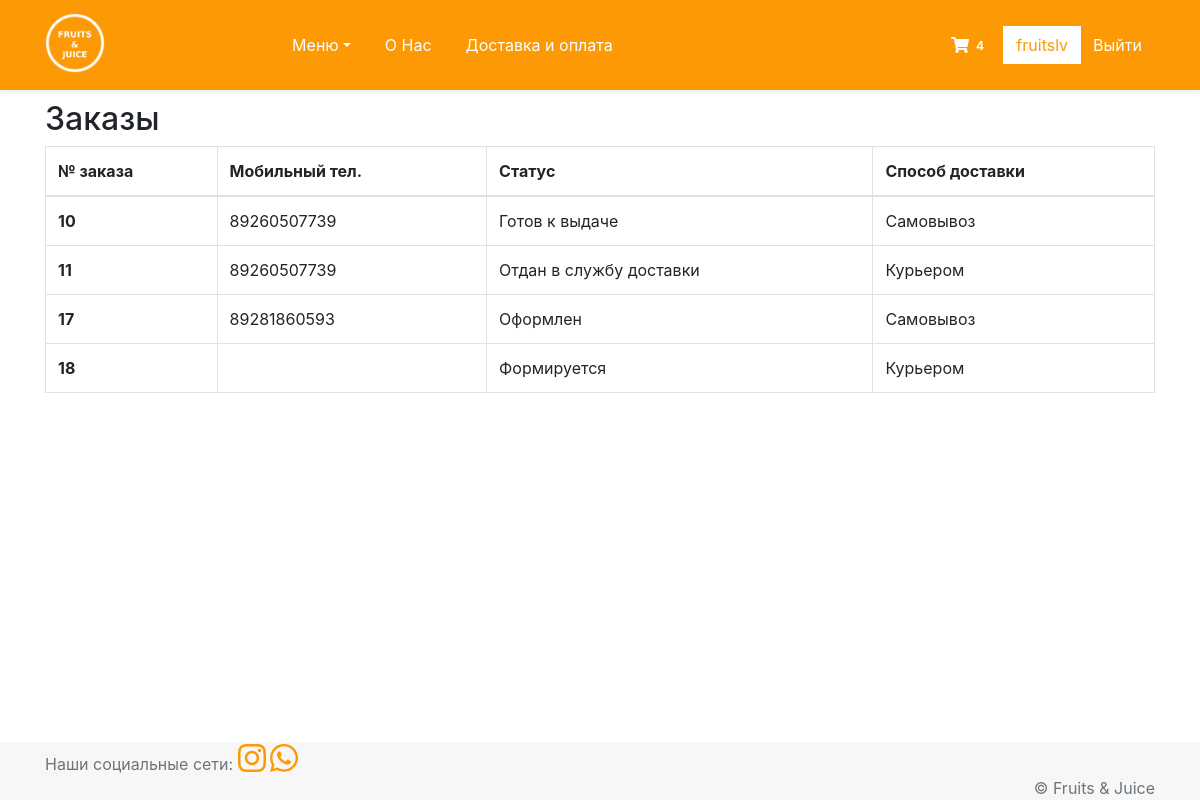
Page /profile/ (signed in) on the committed database.
### fruitsandjuice/models.py (models this page shows, shortened)
class Order(models.Model):
    user_name = models.ForeignKey(User, on_delete=models.CASCADE)
    mobile = models.CharField(verbose_name='Моб. телефон', max_length=25)
    payment_method = models.CharField(verbose_name=('Способ оплаты'),
                                      max_length=3,
                                      choices=[(item.name, item.value) for item in PaymentMethodChoice],
                                      default=PaymentMethodChoice.CH.name)
    delivery_method = models.CharField(verbose_name=('Способ доставки'),
                                       max_length=3,
                                       choices=[(item.name, item.value) for item in DeliveryMethodChoice],
                                       default=DeliveryMethodChoice.CR.name)
    adress = models.CharField(verbose_name=('Адрес'), max_length=50, null=True, blank=True)
    status = models.CharField(verbose_name=('Статус'),
                              max_length=3,
                              choices=[(item.name, item.value) for item in StatusChoice],
                              default=StatusChoice.FM.name)
    class Meta:
        verbose_name = 'Заказ'
        verbose_name_plural = 'Заказы'

### fruitsandjuice/views.py (the view)
# urls.py: path('profile/', ProfileView.as_view(), name='profile'),
class ProfileView(TemplateView):
    template_name = 'fruitandjuice/profile.html'
    def get_context_data(self, **kwargs):
        context = super().get_context_data(**kwargs)
        user = self.request.user
        context['orders'] = Order.objects.filter(user_name=user)
        return context

### fruitsandjuice/context_processors.py (called while the page is built)
def categories_menu(request):
    return {
        'categories_menu': ProductCategory.objects.all(),
    }

def cart_count(request):
    items_count = OrderItem.objects.filter(order__user_name=request.user, order__status=StatusChoice.FM.name).count()
    return {'cart_count': items_count}

### templates/fruitandjuice/profile.html
{% extends 'base.html' %}
{% block menu %}
    {% include "fruitandjuice/menu.html" with active_tab='' %}
{% endblock %}
{% block ext_menu %}
    {% include "fruitandjuice/ext_menu.html" with active_tab='ext_tab2' %}
{% endblock %}
{% block content %}
    <div class="container mt-7">
        {% if not orders %}
            <h2>У Вас еще нет заказов.</h2>
            <h4>Добавьте что-нибудь из <a href="{% url 'fruitsandjuice:home' %}">меню</a></h4>
        {% else %}
            <h2>Заказы</h2>
            <table class="table table-bordered">
                <thead>
                <tr>
                    <th scope="col">№ заказа</th>
                    <th scope="col">Мобильный тел.</th>
                    <th scope="col">Статус</th>
                    <th scope="col">Способ доставки</th>
                </tr>
                </thead>
                <tbody>
                {% for item in orders %}
                    <tr>
                        <th scope="row">{{ item.pk }}</th>
                        <td>{{ item.mobile }}</td>
                        <td>{{ item.get_status_display }}</td>
                        <td>{{ item.get_delivery_method_display }}</td>
                    </tr>
                {% endfor %}
                </tbody>
            </table>
        {% endif %}
    </div>
{% endblock %}

### templates/fruitandjuice/ext_menu.html (shortened to what this page needs)
{% if user.is_authenticated %}
    <a class="btn btn-primary {% if active_tab == 'ext_tab1' %} active{% endif %}"
       href="{% url 'fruitsandjuice:cart' %}" role="button"><img
            class="fas fa-shopping-cart fa-1x"><span id="cartspan" class="badge badge-pill badge-primary">{{ cart_count }}</span></a>
    <a class="btn btn-primary {% if active_tab == 'ext_tab2' %} active{% endif %}"
       href="{% url 'fruitsandjuice:profile' %}" role="button"
    >{{ user }}</a>
    <a class="btn btn-primary" href="{% url 'fruitsandjuice:logout' %}" role="button">
        Выйти
    </a>
{% endif %}

### fruitsandjuice/static/css/main.css (style rules this page uses)
html, body { height: 98%; }
.mt-7 { margin-top: 100px !important; }
.badge { background-color: #fc9905 !important; }

### rows in the picture
Order: pk "10", mobile "89260507739", status "Готов к выдаче", delivery_method "Самовывоз"
Order: pk "11", mobile "89260507739", status "Отдан в службу доставки", delivery_method "Курьером"
Order: pk "17", mobile "89281860593", status "Оформлен", delivery_method "Самовывоз"
Order: pk "18", status "Формируется", delivery_method "Курьером"

### other values in the picture
{{ cart_count }} "4"
{{ user }} "fruitslv"
